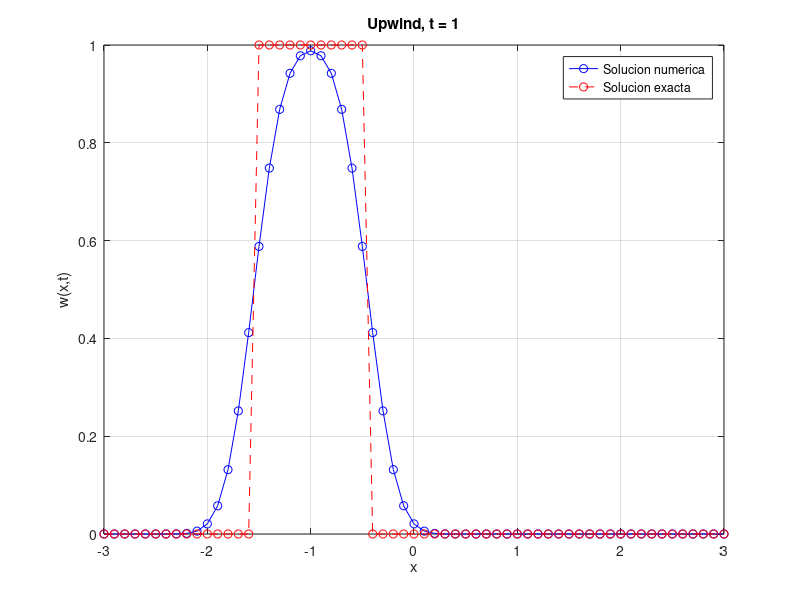

Write the MATLAB code that produced this figure.
%% Esquema Upwind para la ecuacion de transporte
clear;
clc;
close all;

%% 1. Parametros del problema

a = -3;
b = 3;

lambda = -1;       % Velocidad de propagacion

m = 60;           % Numero de intervalos espaciales
dx = (b-a)/m;
x = a:dx:b;

dt = 0.05;
tmax = 1;
nt = round(tmax/dt);

CFL = lambda*dt/dx;

fprintf('dx = %.4f\n', dx);
fprintf('dt = %.4f\n', dt);
fprintf('CFL = %.4f\n', CFL);

if abs(CFL) > 1
    warning('El esquema puede ser inestable porque |CFL| > 1');
end

%% 2. Condicion inicial: pulso rectangular

w0 = zeros(size(x));
w0(abs(x) <= 0.5) = 1;

%% 3. Inicializacion

w_actual = w0;
w_nueva = zeros(size(w_actual));

%% 4. Representacion inicial

figure;

plot(x, w0, 'b-o');
xlabel('x');
ylabel('w(x,0)');
title('Condicion inicial');
grid on;

%% 5. Coeficientes Upwind

CFLpositivo = 0.5*(lambda + abs(lambda))*dt/dx;
CFLnegativo = 0.5*(lambda - abs(lambda))*dt/dx;

%% 6. Evolucion temporal

for n = 1:nt

    for i = 2:length(x)-1

        w_nueva(i) = w_actual(i) ...
            - CFLpositivo*(w_actual(i)-w_actual(i-1)) ...
            - CFLnegativo*(w_actual(i+1)-w_actual(i));

    end

    %% Condiciones de contorno transmisivas

    w_nueva(1) = w_nueva(2);
    w_nueva(end) = w_nueva(end-1);

    %% Tiempo actual

    t = n*dt;

    %% Solucion exacta

    w_exacta = zeros(size(x));
    w_exacta(abs(x-lambda*t) <= 0.5) = 1;

    %% Representacion

    plot(x, w_nueva, 'b-o', ...
         x, w_exacta, 'r--o');

    xlabel('x');
    ylabel('w(x,t)');
    title(['Upwind, t = ', num2str(t)]);
    legend('Solucion numerica', 'Solucion exacta');
    grid on;

    drawnow;
    pause(0.1);

    %% Actualizacion

    w_actual = w_nueva;

end
